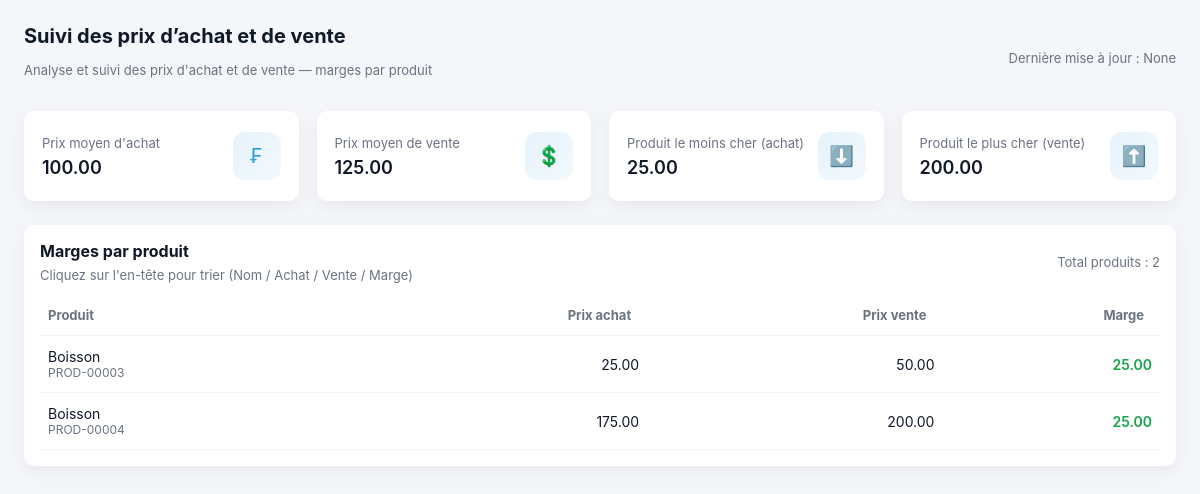
The app's page /produits/suivi_prix/ with its own data.
### produit/models.py (models this page shows, shortened)
class Produit(models.Model):
    nom = models.CharField(max_length=150)
    reference = models.CharField(max_length=100, unique=True)
    categorie = models.ForeignKey(Categorie, on_delete=models.SET_NULL, null=True, related_name="produits")
    prix_achat = models.DecimalField(max_digits=10, decimal_places=2)
    prix_vente = models.DecimalField(max_digits=10, decimal_places=2)
    code_barre_image = models.ImageField(upload_to='barcodes/', blank=True)
    seuil_min = models.PositiveIntegerField(default=0)
    seuil_max = models.PositiveIntegerField(default=100)
    stock_actuel = models.PositiveIntegerField(default=0)

### produit/views.py (the view)
# urls.py: path('suivi_prix/', views.suivi_prix, name='suivi_prix'),
def suivi_prix(request):
    produits = Produit.objects.all()
    statistiques = {
        'prix_achat_moyen': produits.aggregate(Avg('prix_achat'))['prix_achat__avg'] or 0,
        'prix_vente_moyen': produits.aggregate(Avg('prix_vente'))['prix_vente__avg'] or 0,
        'prix_achat_min': produits.aggregate(Min('prix_achat'))['prix_achat__min'] or 0,
        'prix_vente_max': produits.aggregate(Max('prix_vente'))['prix_vente__max'] or 0,
    }
    marges = []
    for p in produits:
        marge = float(p.prix_vente or 0) - float(p.prix_achat or 0)
        marges.append({'produit': p, 'marge': marge})
    return render(request, 'produits/suivi_prix.html', {
        'statistiques': statistiques,
        'marges': marges,
        'titre': 'Suivi des prix d’achat et de vente'
    })

### templates/produits/suivi_prix.html (shortened to what this page needs)
<!DOCTYPE html>
<html lang="fr">
<head>
</head>
<body>
  <div class="page">
    <div class="header" role="banner">
      <div class="title">
        <h1>{{ titre }}</h1>
        <p>Analyse et suivi des prix d'achat et de vente — marges par produit</p>
      </div>
      <div class="muted">Dernière mise à jour : {{ now|default:None }}</div>
    </div>
    <div class="cards" id="cards">
      <div class="card" data-delay="0">
        <div class="left">
          <div class="label">Prix moyen d'achat</div>
          <div class="value">{{ statistiques.prix_achat_moyen|floatformat:2|default:"0.00" }}</div>
        </div>
        <div class="icon">₣</div>
      </div>
      <div class="card" data-delay="100">
        <div class="left">
          <div class="label">Prix moyen de vente</div>
          <div class="value">{{ statistiques.prix_vente_moyen|floatformat:2|default:"0.00" }}</div>
        </div>
        <div class="icon">💲</div>
      </div>
      <div class="card" data-delay="200">
        <div class="left">
          <div class="label">Produit le moins cher (achat)</div>
          <div class="value">{{ statistiques.prix_achat_min|floatformat:2|default:"0.00" }}</div>
        </div>
        <div class="icon">⬇️</div>
      </div>
      <div class="card" data-delay="300">
        <div class="left">
          <div class="label">Produit le plus cher (vente)</div>
          <div class="value">{{ statistiques.prix_vente_max|floatformat:2|default:"0.00" }}</div>
        </div>
        <div class="icon">⬆️</div>
      </div>
    </div>
    <div class="table-wrap" style="margin-top:18px;">
      <div style="display:flex;align-items:center;justify-content:space-between;margin-bottom:12px;">
        <div>
          <strong>Marges par produit</strong>
          <div class="muted" style="margin-top:6px">Cliquez sur l'en-tête pour trier (Nom / Achat / Vente / Marge)</div>
        </div>
        <div class="muted">Total produits : {{ marges|length }}</div>
      </div>
      <div style="overflow:auto">
        <table id="margesTable" role="table" aria-label="Table des marges">
          <thead>
            <tr>
              <th data-key="produit">Produit </th>
              <th data-key="prix_achat" class="right">Prix achat </th>
              <th data-key="prix_vente" class="right">Prix vente </th>
              <th data-key="marge" class="right">Marge </th>
            </tr>
          </thead>
          <tbody>
            {% for item in marges %}
            <tr>
              <td>
                {{ item.produit.nom }}
                <div class="muted" style="font-size:12px">{{ item.produit.reference|default:"" }}</div>
              </td>
              <td class="right" data-value="{{ item.produit.prix_achat|default:0 }}">
                {{ item.produit.prix_achat|floatformat:2|default:"0.00" }}
              </td>
              <td class="right" data-value="{{ item.produit.prix_vente|default:0 }}">
                {{ item.produit.prix_vente|floatformat:2|default:"0.00" }}
              </td>
              {% with m=item.marge %}
                {% if m > 0 %}
                <td class="right marge-positive" data-value="{{ m|default:0 }}">{{ m|floatformat:2 }}</td>
                {% elif m < 0 %}
                <td class="right marge-negative" data-value="{{ m|default:0 }}">{{ m|floatformat:2 }}</td>
                {% else %}
                <td class="right" data-value="{{ m|default:0 }}">{{ m|floatformat:2 }}</td>
                {% endif %}
              {% endwith %}
            </tr>
            {% empty %}
            <tr>
              <td colspan="4" class="muted">Aucun produit trouvé.</td>
            </tr>
            {% endfor %}
          </tbody>
        </table>
      </div>
    </div>
  </div>
</body>
</html>

### templates/produits/suivi_prix.html (style rules this page uses)
:root { --bg: #f4f6f9; --card: #ffffff; --primary: #2d9cdb; --muted: #6b7280; --success: #16a34a; --danger: #e11d48; --shadow: 0 6px 18px rgba(17,24,39,0.06); --radius: 10px; --gap: 18px; }
* { box-sizing:border-box }
body { margin:0; font-family: Inter, "Segoe UI", Roboto, "Helvetica Neue", Arial; background:var(--bg); color:#111827; -webkit-font-smoothing:antialiased; -moz-osx-font-smoothing:grayscale; padding:24px; }
h1,h2 { margin:0 0 8px 0 }
.page { max-width:1200px; margin: 0 auto; }
.header { display:flex; align-items:center; justify-content:space-between; gap:16px; margin-bottom:20px; }
.title { display:flex; flex-direction:column; }
.title h1 { font-size:20px }
.title p { color:var(--muted);font-size:13px;margin-top:6px }
.cards { display:grid; grid-template-columns:repeat(4,1fr); gap:var(--gap); margin-bottom:24px; }
.card { background:var(--card); border-radius:var(--radius); padding:18px; box-shadow:var(--shadow); transform:translateY(8px); opacity:0; transition:all 400ms ease; min-height:90px; display:flex; align-items:center; justify-content:space-between; gap:12px; }
.card.show { transform:none; opacity:1; }
.card .left { display:flex; flex-direction:column; gap:6px; }
.label { color:var(--muted); font-size:13px }
.value { font-size:18px; font-weight:600 }
.card .icon { background: linear-gradient(135deg, rgba(45,156,219,0.12), rgba(45,156,219,0.06)); color:var(--primary); width:48px;height:48px;border-radius:12px; display:flex;align-items:center;justify-content:center;font-size:20px; }
.table-wrap { background:var(--card); border-radius:var(--radius); padding:16px; box-shadow:var(--shadow); }
table { width:100%; border-collapse:collapse; min-width:640px; }
thead th { text-align:left; font-size:13px; color:var(--muted); padding:12px 8px; border-bottom:1px solid #eef2f7; cursor:pointer; user-select:none; }
tbody td { padding:12px 8px; border-bottom:1px solid #f1f5f9; font-size:14px; vertical-align:middle; }
.marge-positive { color:var(--success); font-weight:600 }
.right { text-align:right }
.muted { color:var(--muted); font-size:13px }

### records on screen
Produit: produit.nom "Boisson", produit.reference "PROD-00003", produit.prix_achat "25.00", produit.prix_vente "50.00", {{ m|default:0 }} 25.0 (drawn), marge "25.00"
Produit: produit.nom "Boisson", produit.reference "PROD-00004", produit.prix_achat "175.00", produit.prix_vente "200.00", {{ m|default:0 }} 25.0 (drawn), marge "25.00"

### other values on screen
{{ titre }} "Suivi des prix d’achat et de vente"
{{ now|default:None }} "None"
{{ statistiques.prix_achat_moyen|floatformat:2|default:"0.00" }} "100.00"
{{ statistiques.prix_vente_moyen|floatformat:2|default:"0.00" }} "125.00"
{{ statistiques.prix_achat_min|floatformat:2|default:"0.00" }} "25.00"
{{ statistiques.prix_vente_max|floatformat:2|default:"0.00" }} "200.00"
{{ marges|length }} "2"
